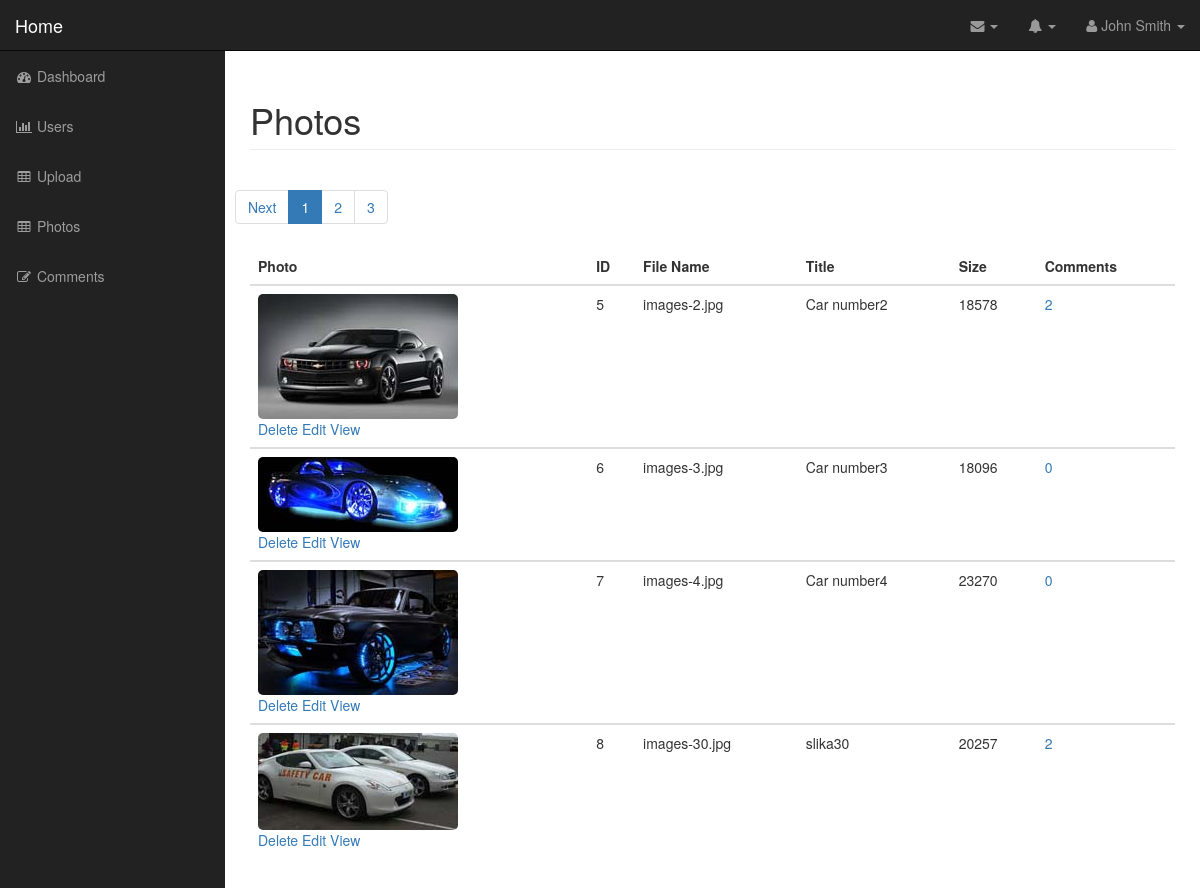
Screenshot of /admin/photos.php (signed in) with the database file from the repository.
### tables this page shows
CREATE TABLE `photos` (
  `id` int(11) NOT NULL,
  `title` varchar(255) NOT NULL,
  `caption` varchar(255) NOT NULL,
  `description` text NOT NULL,
  `filename` varchar(255) NOT NULL,
  `alternative_text` varchar(255) NOT NULL,
  `type` varchar(255) NOT NULL,
  `size` int(11) NOT NULL
);

### admin/includes/Database.php (called while the page is built, shortened)
<?php
class Database
{
    public $connection;
    public function open_db_connection()
    {
        $this->connection= new mysqli(DB_HOST,DB_USER, DB_PASS, DB_NAME);
    }
    public function query($sql)
    {
        $result=$this->connection->query($sql);
        return $result;
    }
    public function escape_string($string)
    {
       $escaped_string= $this->connection->real_escape_string($string);
        return $escaped_string;
    }
}
$database= new Database();
?>

### admin/includes/Db_object.php (called while the page is built, shortened)
<?php
class Db_object
{
    protected static $table_db="users";
    public static function find_by_query($sql)
    {
        global $database;
        $result_set=$database->query($sql);
        $the_object_array=array();
        while($row= mysqli_fetch_array($result_set))
        {
            $the_object_array[]=static::instantation($row);
        }
        return $the_object_array;;
    }
    public static function instantation($the_record)
    {
        $the_object= new $calling_class;
        foreach($the_record as $the_attribute => $value)
        {
            if($the_object->has_the_attribute($the_attribute))
            {
                $the_object->$the_attribute=$value;
            }
        }
        return $the_object;
    }
    private function has_the_attribute($the_attribute)
    {
        $object_properties= get_object_vars($this);
        return array_key_exists($the_attribute,$object_properties);
    }
    public static function count_all()
    {
        global $database;
        $sql="SELECT COUNT(*) FROM " . static::$table_db;
        $result_set= $database->query($sql);
        $row=mysqli_fetch_array($result_set);
        return array_shift($row);
    }
}
?>

### admin/includes/Paginate.php (called while the page is built, shortened)
<?php
class Paginate
{
    public $current_page;
    public $items_per_page;
    public $items_total_count;
    public function __construct($page=1, $items_per_page=4, $items_total_count=0)
    {
        $this->current_page=(int)$page;
        $this->items_per_page=(int)$items_per_page;
        $this->items_total_count=(int)$items_total_count;
    }
    public function next()
    {
        return $this->current_page+1;
    }
    public function page_total()
    {
        return ceil($this->items_total_count/$this->items_per_page);
    }
    public function has_next()
    {
        return $this->next() <= $this->page_total() ? true : false;
    }
    public function  offset()
    {
        return($this->current_page-1) * $this->items_per_page;
    }
}

### admin/includes/Photo.php (called while the page is built, shortened)
<?php
class Photo extends Db_object
{
    public $filename;
    public $upload_directory="images";
    public function picture_path()
    {
        return $this->upload_directory.DS.$this->filename;
    }
}
?>

### admin/includes/Comment.php (called while the page is built, shortened)
<?php
class Comment extends Db_object
{
    protected static $table_db="comments";
    public static function find_the_comments($photo_id=0)
    {
        global $database;
        $sql="SELECT * FROM " . self::$table_db;
        $sql.=" WHERE photo_id= " . $database->escape_string($photo_id);
        $sql.=" ORDER BY photo_id ASC";
        return self::find_by_query($sql);
    }
}
?>

### admin/photos.php (the view, shortened to what this page needs)
<?php include("includes/header.php"); ?>
<?php
$page=!empty($_GET['page']) ? $_GET['page'] : 1;
$items_per_page=4;
$items_total_count=Photo::count_all();
$paginate= new Paginate($page, $items_per_page, $items_total_count);
$sql="SELECT * FROM photos ";
$sql.="LIMIT {$items_per_page} ";
$sql.="OFFSET {$paginate->offset()}";
$photos= Photo::find_by_query($sql);
?>
        <nav class="navbar navbar-inverse navbar-fixed-top" role="navigation">
            <?php include("includes/top_nav.php"); ?>
            <?php include("includes/side_nav.php"); ?>
        </nav>
        <div id="page-wrapper">
            <div class="container-fluid">
  <div class="row">
                    <div class="col-lg-12">
                        <h1 class="page-header">
                            Photos
                        </h1>
                    </div>
                </div>
                <div class="row">
                <ul class="pagination">
                <?php
                    if($paginate->page_total()>1)
                    {
                        if($paginate->has_next())
                        {
                            echo "<li class='next'><a href='photos.php?page={$paginate->next()}'>Next</a></li>";
                        }
                        for($i=1; $i<=$paginate->page_total(); $i++)
                        {
                            if($i==$paginate->current_page)
                            {
                                echo "<li class='active' ><a href='photos.php?page={$i}'>{$i}</a></li>";
                            }
                            else
                            {
                                echo "<li><a href='photos.php?page={$i}'>{$i}</a></li>";
                            }
                        }
                    }
                ?>
                </ul>
            </div>
    <div class="row">
                    <div class="col-md-12">
                        <table class="table table-hover">
                            <thead>
                                <tr>
                                    <th>Photo</th>
                                    <th>ID</th>
                                    <th>File Name</th>
                                    <th>Title</th>
                                    <th>Size</th>
                                    <th>Comments</th>
                                </tr>
                            </thead>
                            <tbody>
                            <?php foreach($photos as $photo) : ?>
                                <tr>
                                    <td><img class="admin-photo-thumbnail"src="<?php echo $photo->picture_path(); ?>"alt="">
                                        <div class="actions_link">
                                            <a href="delete_photo.php?id=<?php echo $photo->id; ?>">Delete</a>
                                            <a href="edit_photo.php?id=<?php echo $photo->id; ?>">Edit</a>
                                            <a href="../photo2.php?id=<?php echo $photo->id; ?>">View</a>
                                        </div>
                                    </td>
                                    <td><?php echo $photo->id; ?></td>
                                    <td><?php echo $photo->filename; ?></td>
                                    <td><?php echo $photo->title; ?></td>
                                    <td><?php echo $photo->size; ?></td>
                                    <td>
                                    <a href="photo_coment.php?id=<?php echo $photo->id; ?>">
                                        <?php
                                            $comments=Comment::find_the_comments($photo->id);
                                            echo count($comments);
                                        ?>
                                    </a></td>
                                </tr>
                            </tbody>
                            <?php endforeach; ?>
                        </table>
                    </div>
    </div>
            </div>
        </div>
  <?php include("includes/footer.php"); ?>

### admin/includes/header.php (shortened to what this page needs)
<!DOCTYPE html>
<html lang="en">
<head>
    <link href="css/bootstrap.min.css" rel="stylesheet">
    <link href="css/sb-admin.css" rel="stylesheet">
    <link href="css/style.css" rel="stylesheet" type="text/css">
    <link href="font-awesome/css/font-awesome.min.css" rel="stylesheet" type="text/css">
</head>
<body>
    <div id="wrapper">

### admin/includes/top_nav.php (shortened to what this page needs)
<div class="navbar-header">
                <a class="navbar-brand" href="../index.php">Home</a>
            </div>
            <ul class="nav navbar-right top-nav">
                <li class="dropdown">
                    <a href="#" class="dropdown-toggle" data-toggle="dropdown"><i class="fa fa-envelope"></i> <b class="caret"></b></a>
                </li>
                <li class="dropdown">
                    <a href="#" class="dropdown-toggle" data-toggle="dropdown"><i class="fa fa-bell"></i> <b class="caret"></b></a>
                </li>
                <li class="dropdown">
                    <a href="#" class="dropdown-toggle" data-toggle="dropdown"><i class="fa fa-user"></i> John Smith <b class="caret"></b></a>
                </li>
            </ul>

### admin/includes/side_nav.php
<div class="collapse navbar-collapse navbar-ex1-collapse">
                <ul class="nav navbar-nav side-nav">
                    <li>
                        <a href="index.php"><i class="fa fa-fw fa-dashboard"></i> Dashboard</a>
                    </li>
                    <li>
                        <a href="users.php"><i class="fa fa-fw fa-bar-chart-o"></i> Users</a>
                    </li>
                    <li>
                        <a href="upload.php"><i class="fa fa-fw fa-table"></i> Upload</a>
                    </li>
                    <li>
                        <a href="photos.php"><i class="fa fa-fw fa-table"></i> Photos</a>
                    </li>
                    <li>
                        <a href="comments.php"><i class="fa fa-fw fa-edit"></i> Comments</a>
                    </li>
                        </ul>
            </div>

### admin/includes/footer.php (shortened to what this page needs)
  </div>
</body>
</html>

### admin/css/sb-admin.css (style rules this page uses)
body { margin-top: 100px; background-color: #222; }
@media (min-width:768px) { body { margin-top: 50px; } }
#wrapper { padding-left: 0; }
#page-wrapper { width: 100%; padding: 0; background-color: #fff; }
@media (min-width:768px) { #wrapper { padding-left: 225px; } }
@media (min-width:768px) { #page-wrapper { padding: 10px; } }
.top-nav { padding: 0 15px; }
.top-nav>li { display: inline-block; float: left; }
.top-nav>li>a { padding-top: 15px; padding-bottom: 15px; line-height: 20px; color: #999; }
@media (min-width:768px) { .side-nav { position: fixed; top: 51px; left: 225px; width: 225px; margin-left: -225px; border: none; border-radius: 0; overflow-y: auto; background-color: #222; } }
@media (min-width:768px) { .side-nav>li>a { width: 225px; } }

### admin/css/style.css (style rules this page uses)
.admin-photo-thumbnail { width:200px; border-radius:5px; }

### rows the page displays
photos: filename (picture), id "5", filename "images-2.jpg", title "Car number2", size "18578", count($comments) "2"
photos: filename (picture), id "6", filename "images-3.jpg", title "Car number3", size "18096", count($comments) "0"
photos: filename (picture), id "7", filename "images-4.jpg", title "Car number4", size "23270", count($comments) "0"
photos: filename (picture), id "8", filename "images-30.jpg", title "slika30", size "20257", count($comments) "2"
